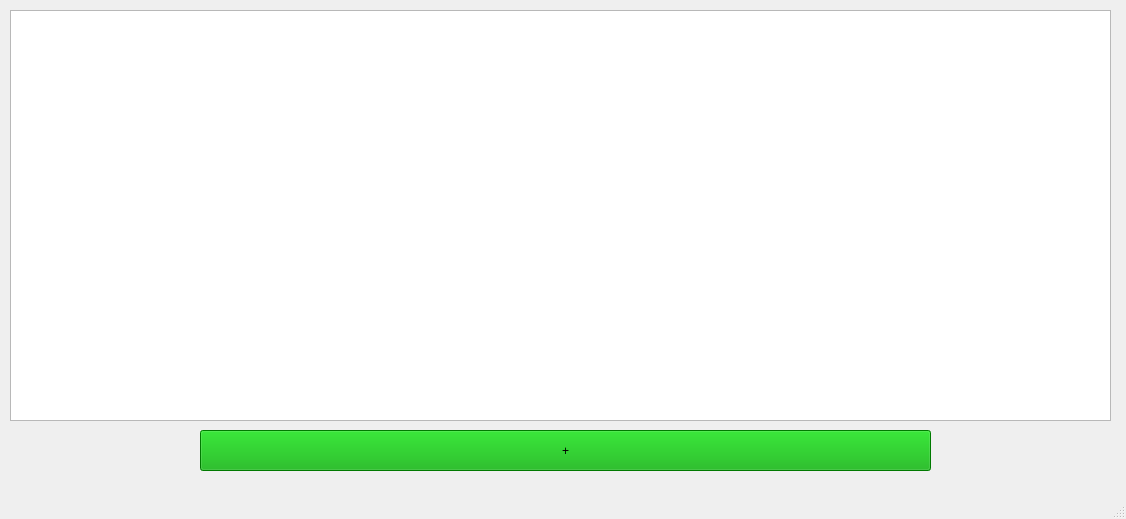
<?xml version="1.0" encoding="UTF-8"?>
<ui version="4.0">
 <class>MainWindow</class>
 <widget class="QMainWindow" name="MainWindow">
  <property name="geometry">
   <rect>
    <x>0</x>
    <y>0</y>
    <width>1126</width>
    <height>519</height>
   </rect>
  </property>
  <property name="windowTitle">
   <string>MainWindow</string>
  </property>
  <widget class="QWidget" name="centralwidget">
   <widget class="QTableWidget" name="tableWidget">
    <property name="geometry">
     <rect>
      <x>10</x>
      <y>10</y>
      <width>1101</width>
      <height>411</height>
     </rect>
    </property>
   </widget>
   <widget class="QPushButton" name="pushButton">
    <property name="geometry">
     <rect>
      <x>200</x>
      <y>430</y>
      <width>731</width>
      <height>41</height>
     </rect>
    </property>
    <property name="styleSheet">
     <string notr="true">background-color: rgb(0, 170, 0);
font: 75 24pt &quot;MS Shell Dlg 2&quot;;</string>
    </property>
    <property name="text">
     <string>+</string>
    </property>
   </widget>
  </widget>
  <widget class="QMenuBar" name="menubar">
   <property name="geometry">
    <rect>
     <x>0</x>
     <y>0</y>
     <width>1126</width>
     <height>21</height>
    </rect>
   </property>
  </widget>
  <widget class="QStatusBar" name="statusbar"/>
 </widget>
 <resources/>
 <connections/>
</ui>
